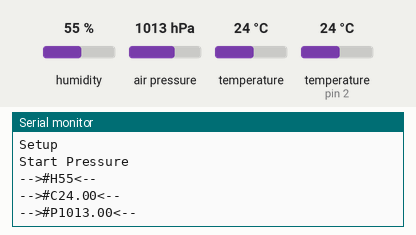
Recording of a sketch running on a simulated Arduino Uno, built with avr-gcc and run on an emulated ATmega328P. Shown: the last lines printed to the serial monitor. Wiring (inferred from the names in the program): BMP180 pressure sensor at I2C address 0x77. Inputs (shaded band) come from the test bench; at power-on: humidity 55 %, air pressure 1013 hPa, temperature 24 °C, temperature (sensor on pin 2) 24 °C. No radio packets arrive unless stated.

Above: at 1.2 s.
1.3 s: humidity set to 22 %
4.4 s: air pressure set to 952 hPa
At 5.31 s:
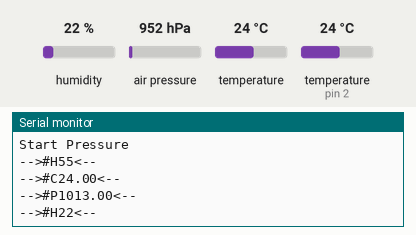
7.5 s: temperature (sensor 0) set to 12 °C
At 10.53 s:
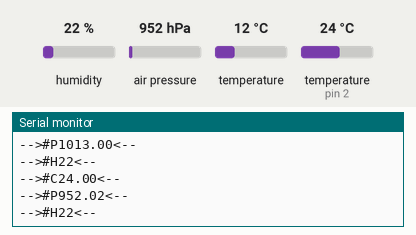
10.6 s: humidity set to 40 %
At 11.0 s:
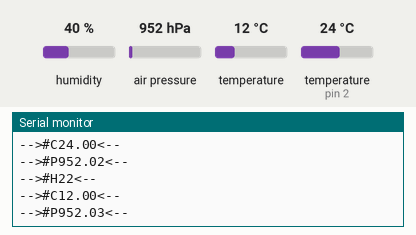
13.7 s: air pressure set to 975 hPa
At 15.75 s:
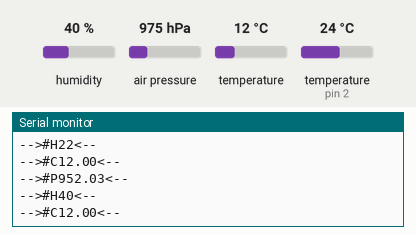
Timing chart, 0 to 17.2 s (numbered marks = the images above; inputs shaded):
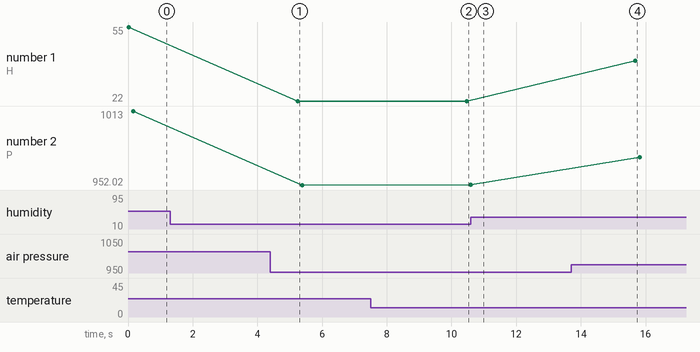

Measured:
- plotted number 2: 1013 → 952.02 after the input at 4.4 s, 952.02 → 952.03 after the input at 7.5 s, 952.03 → 975.02 after the input at 13.7 s

The sketch:

weather_Transmitter.ino
```cpp
//Including Libs
#include <OneWire.h>
#include <dht11.h>
#include <VirtualWire.h>
#include <Wire.h> //Pressure sensor

//Defining Pins
dht11 DHT11;

#define DHT11PIN 2
#define ONE_WIRE_BUS 10

#define BMP085_ADDRESS 0x77  // I2C address of BMP085 //Pressure sensor

#define INTEGER_MAX (pow(2,31)-1)
#define E_MAX (pow(10, 7))
#define E_MIN (pow(10, -6))
#define EPSILON 0.000000119209

OneWire oneWire(ONE_WIRE_BUS);

int RF_TX_PIN = 12;

//Pressure sensor
const unsigned char OSS = 0;  // Oversampling Setting

// Calibration values
int ac1;
int ac2;
int ac3;
unsigned int ac4;
unsigned int ac5;
unsigned int ac6;
int b1;
int b2;
int mb;
int mc;
int md;

// b5 is calculated in bmp085GetTemperature(...), this variable is also used in bmp085GetPressure(...)
// so ...Temperature(...) must be called before ...Pressure(...).
long b5;

//Seting up
void setup()
{
  //For Debug
  Serial.begin(9600);
  Serial.println("Setup");

  //Pressure sensor
  Wire.begin();
  bmp085Calibration();

  // Setup transmit pin
  vw_set_tx_pin(RF_TX_PIN);
  vw_setup(2000); //

  //For Debug
  Serial.println("Start Pressure");
}

//Main Loop
void loop()
{
  Serial.println("\n");

  //First Sensor
  //Humidity
  int chk = DHT11.read(DHT11PIN);

  //Send Data #H is for Humidity
  SendData("#H"+ ((String)DHT11.humidity));


  //Seccond Sensor
  //Temp (Baro Pressure)
  float temperature = bmp085GetTemperature(bmp085ReadUT()); //MUST be called first

  //Send Data #C is for Celcious
  SendData("#C"+(String(temperature,2)));


  //Same seccond Sensor, next output
  //Baro Pressure
  float pressure = bmp085GetPressure(bmp085ReadUP());

  //Send Data #P is for pressure
  SendData("#P"+(String(pressure/100,2)));


  //Wait for Next Loop
  delay(5000);
}

void SendData(String Data)
{
  //Debug
  Serial.println("-->"+ Data + "<-- ");

  //Making char Array of String
  const char* rawdata = Data.c_str();

  digitalWrite(13, true); // Flash a light to show transmitting
  vw_send((uint8_t *)rawdata, strlen(rawdata)); //Send Data
  vw_wait_tx(); // Wait until the whole message is gone
  digitalWrite(13, false);
}

//Calabration of Barometic sensor
void bmp085Calibration()
{
  ac1 = bmp085ReadInt(0xAA);
  ac2 = bmp085ReadInt(0xAC);
  ac3 = bmp085ReadInt(0xAE);
  ac4 = bmp085ReadInt(0xB0);
  ac5 = bmp085ReadInt(0xB2);
  ac6 = bmp085ReadInt(0xB4);
  b1 = bmp085ReadInt(0xB6);
  b2 = bmp085ReadInt(0xB8);
  mb = bmp085ReadInt(0xBA);
  mc = bmp085ReadInt(0xBC);
  md = bmp085ReadInt(0xBE);
}

// Calculate temperature in deg C
float bmp085GetTemperature(unsigned int ut){
  long x1, x2;

  x1 = (((long)ut - (long)ac6)*(long)ac5) >> 15;
  x2 = ((long)mc << 11)/(x1 + md);
  b5 = x1 + x2;

  float temp = ((b5 + 8)>>4);
  temp = temp /10;

  return temp;
}

// Calculate pressure given up
// calibration values must be known
// b5 is also required so bmp085GetTemperature(...) must be called first.
// Value returned will be pressure in units of Pa.
long bmp085GetPressure(unsigned long up){
  long x1, x2, x3, b3, b6, p;
  unsigned long b4, b7;

  b6 = b5 - 4000;
  // Calculate B3
  x1 = (b2 * (b6 * b6)>>12)>>11;
  x2 = (ac2 * b6)>>11;
  x3 = x1 + x2;
  b3 = (((((long)ac1)*4 + x3)<<OSS) + 2)>>2;

  // Calculate B4
  x1 = (ac3 * b6)>>13;
  x2 = (b1 * ((b6 * b6)>>12))>>16;
  x3 = ((x1 + x2) + 2)>>2;
  b4 = (ac4 * (unsigned long)(x3 + 32768))>>15;

  b7 = ((unsigned long)(up - b3) * (50000>>OSS));
  if (b7 < 0x80000000)
    p = (b7<<1)/b4;
  else
    p = (b7/b4)<<1;

  x1 = (p>>8) * (p>>8);
  x1 = (x1 * 3038)>>16;
  x2 = (-7357 * p)>>16;
  p += (x1 + x2 + 3791)>>4;

  long temp = p;
  return temp;
}

// Read 1 byte from the BMP085 at 'address'
char bmp085Read(unsigned char address)
{
  unsigned char data;

  Wire.beginTransmission(BMP085_ADDRESS);
  Wire.write(address);
  Wire.endTransmission();

  Wire.requestFrom(BMP085_ADDRESS, 1);
  while(!Wire.available())
    ;

  return Wire.read();
}

// Read 2 bytes from the BMP085
// First byte will be from 'address'
// Second byte will be from 'address'+1
int bmp085ReadInt(unsigned char address)
{
  unsigned char msb, lsb;

  Wire.beginTransmission(BMP085_ADDRESS);
  Wire.write(address);
  Wire.endTransmission();

  Wire.requestFrom(BMP085_ADDRESS, 2);
  while(Wire.available()<2)
    ;
  msb = Wire.read();
  lsb = Wire.read();

  return (int) msb<<8 | lsb;
}

// Read the uncompensated temperature value
unsigned int bmp085ReadUT(){
  unsigned int ut;

  // Write 0x2E into Register 0xF4
  // This requests a temperature reading
  Wire.beginTransmission(BMP085_ADDRESS);
  Wire.write(0xF4);
  Wire.write(0x2E);
  Wire.endTransmission();

  // Wait at least 4.5ms
  delay(5);

  // Read two bytes from registers 0xF6 and 0xF7
  ut = bmp085ReadInt(0xF6);
  return ut;
}

// Read the uncompensated pressure value
unsigned long bmp085ReadUP(){

  unsigned char msb, lsb, xlsb;
  unsigned long up = 0;

  // Write 0x34+(OSS<<6) into register 0xF4
  // Request a pressure reading w/ oversampling setting
  Wire.beginTransmission(BMP085_ADDRESS);
  Wire.write(0xF4);
  Wire.write(0x34 + (OSS<<6));
  Wire.endTransmission();

  // Wait for conversion, delay time dependent on OSS
  delay(2 + (3<<OSS));

  // Read register 0xF6 (MSB), 0xF7 (LSB), and 0xF8 (XLSB)
  msb = bmp085Read(0xF6);
  lsb = bmp085Read(0xF7);
  xlsb = bmp085Read(0xF8);

  up = (((unsigned long) msb << 16) | ((unsigned long) lsb << 8) | (unsigned long) xlsb) >> (8-OSS);

  return up;
}
```
